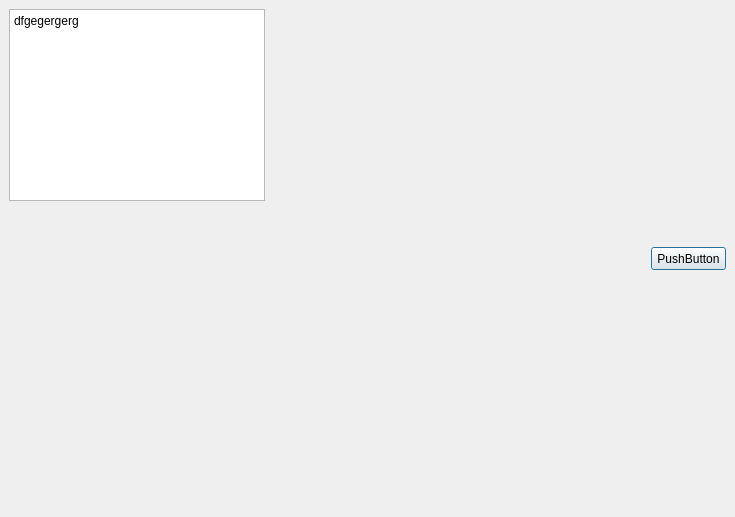
<?xml version="1.0" encoding="UTF-8"?>
<ui version="4.0">
 <class>Dialog</class>
 <widget class="QDialog" name="Dialog">
  <property name="geometry">
   <rect>
    <x>0</x>
    <y>0</y>
    <width>735</width>
    <height>517</height>
   </rect>
  </property>
  <property name="windowTitle">
   <string>Dialog</string>
  </property>
  <widget class="QTextEdit" name="textEdit">
   <property name="geometry">
    <rect>
     <x>9</x>
     <y>9</y>
     <width>256</width>
     <height>192</height>
    </rect>
   </property>
   <property name="html">
    <string>&lt;!DOCTYPE HTML PUBLIC &quot;-//W3C//DTD HTML 4.0//EN&quot; &quot;http://www.w3.org/TR/REC-html40/strict.dtd&quot;&gt;
&lt;html&gt;&lt;head&gt;&lt;meta name=&quot;qrichtext&quot; content=&quot;1&quot; /&gt;&lt;style type=&quot;text/css&quot;&gt;
p, li { white-space: pre-wrap; }
&lt;/style&gt;&lt;/head&gt;&lt;body style=&quot; font-family:'Gulim'; font-size:9pt; font-weight:400; font-style:normal;&quot;&gt;
&lt;p style=&quot; margin-top:0px; margin-bottom:0px; margin-left:0px; margin-right:0px; -qt-block-indent:0; text-indent:0px;&quot;&gt;&lt;span style=&quot; font-family:'맑은 고딕';&quot;&gt;dfgegergerg&lt;/span&gt;&lt;/p&gt;&lt;/body&gt;&lt;/html&gt;</string>
   </property>
  </widget>
  <widget class="QPushButton" name="pushButton">
   <property name="geometry">
    <rect>
     <x>651</x>
     <y>247</y>
     <width>75</width>
     <height>23</height>
    </rect>
   </property>
   <property name="text">
    <string>PushButton</string>
   </property>
   <property name="checkable">
    <bool>true</bool>
   </property>
  </widget>
 </widget>
 <resources/>
 <connections>
  <connection>
   <sender>pushButton</sender>
   <signal>clicked()</signal>
   <receiver>textEdit</receiver>
   <slot>clear()</slot>
   <hints>
    <hint type="sourcelabel">
     <x>270</x>
     <y>182</y>
    </hint>
    <hint type="destinationlabel">
     <x>131</x>
     <y>81</y>
    </hint>
   </hints>
  </connection>
 </connections>
</ui>
